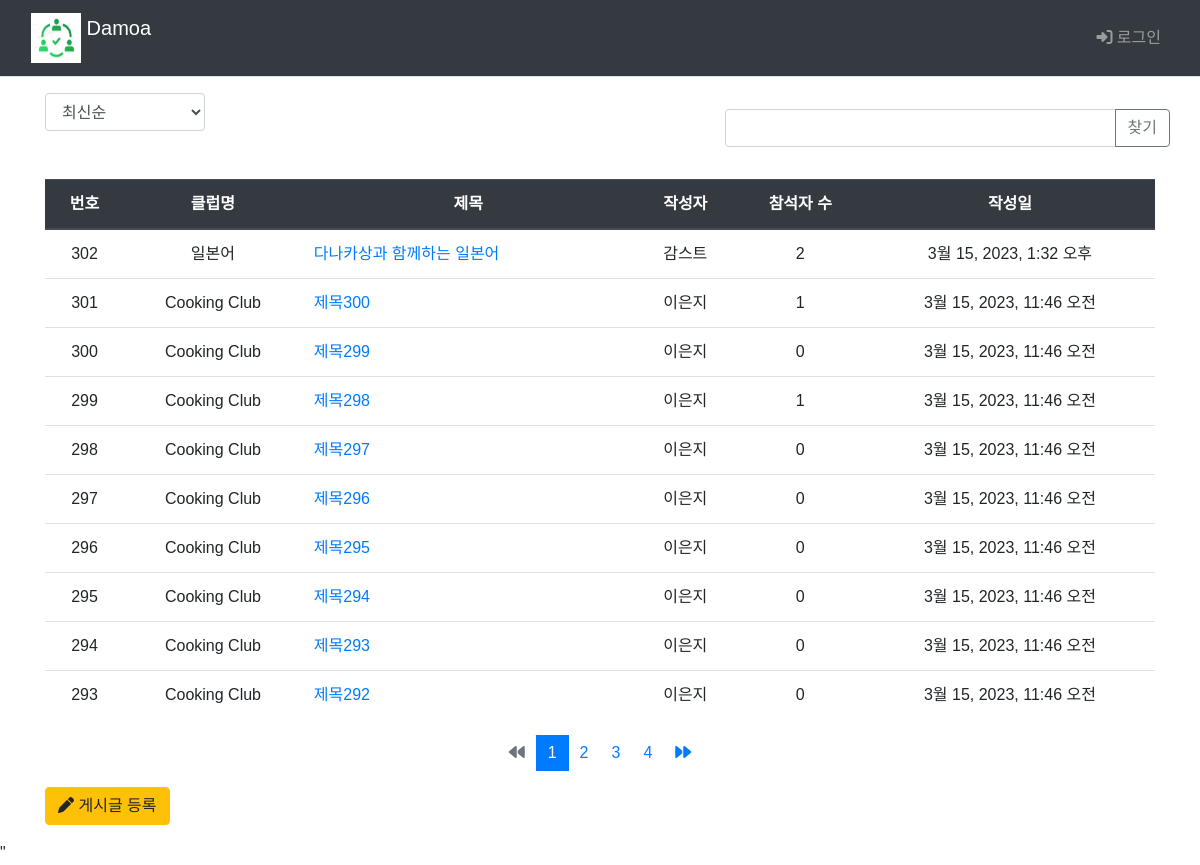
The page /main/board_list/ on the database as committed earlier.
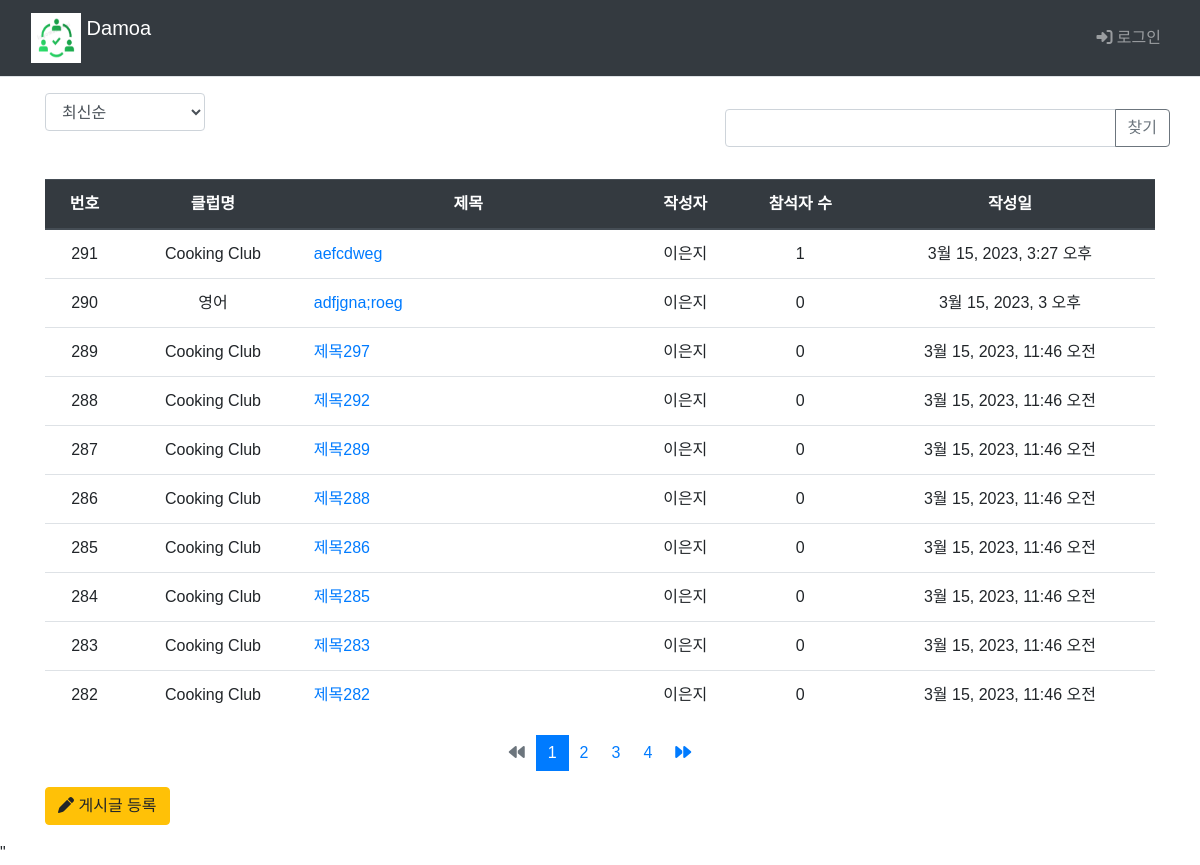
The same page on the database as committed later.
### main/models.py (models this page shows, shortened)
class Board(models.Model):
    club = models.ForeignKey(Club, on_delete=models.CASCADE)
    author = models.ForeignKey(settings.AUTH_USER_MODEL, on_delete=models.CASCADE, default=1, null=True, related_name='author_board')
    subject = models.CharField('제목', max_length = 200,
                               help_text='게시글의 제목을 한 줄로 작성하세요.')
    content = models.TextField('내용', help_text='내용을 상세히 작성하세요.')
    create_date = models.DateTimeField('생성일')
    modify_date = models.DateTimeField(null=True, blank=True)
    voter=models.ManyToManyField(settings.AUTH_USER_MODEL, related_name='voter_board')

class Club(models.Model):
    class category(models.TextChoices):
        from django.utils.translation import gettext_lazy as _
        COOK = 'CK', _('Cook')
        CULTURE = 'CT', _('Culture')
        GAME = 'GA', _('Game')
        LANGUAGE = 'LA', _('Language')
        MUSIC = 'MU', _('Music')
        OUTDOOR = 'OD', _('Outdoor')
        SPORTS = 'SP', _('Sports')
    category = models.CharField(
        max_length=10,
        choices = category.choices,
        null=True
    )
    name=models.TextField('클럽이름')
    def __str__(self):
        return self.name

### common/models.py (models this page shows)
class CustomUser(AbstractBaseUser, PermissionsMixin) :
    email = models.EmailField(blank=True, unique=True, default='')
    username = models.CharField(max_length = 15, unique=True)
    name = models.CharField(max_length=15)
    age = models.IntegerField()
    ad = models.CharField(max_length=50)
    is_active = models.BooleanField(default=True)
    is_superuser = models.BooleanField(default=True)
    is_staff = models.BooleanField(default=True)
    date_joined = models.DateTimeField(default=timezone.now)
    last_login = models.DateTimeField(blank=True, null=True)
    objects = CustomUserManager()
    USERNAME_FIELD = 'username'
    REQUIRED_FIELD = ['name']
    class Meta :
        ordering = ['-date_joined']
        verbose_name = 'User'
        verbose_name_plural = 'User'

### main/views.py (the view, shortened to what this page needs)
# urls.py: path('main/board_list/', views.board_list, name='board_list'),
def board_list(request):
    page = request.GET.get('page', '1')  # 페이지
    kw = request.GET.get('kw', '')  # 검색어
    so = request.GET.get('so', 'recent') # 정렬 기준 / default 최신순
    if so == 'recent':
        board_list = Board.objects.order_by('-create_date')
    elif so == 'late':
        board_list = Board.objects.order_by('create_date')
    elif so == 'recommend':
        board_list = Board.objects.annotate(
            num_voter = Count('voter')).order_by('-num_voter', '-create_date')
    elif so == 'popular':
        board_list = Board.objects.annotate(
            num_reply = Count('reply')).order_by('-num_reply', '-create_date')
    else : # 위 경우 제외 board_id 역순정렬
        board_list = Board.objects.order_by('-id')
    paginator = Paginator(board_list, 10)  # 페이지당 10개
    page_obj = paginator.get_page(page)
    context = {'board_list':page_obj, 'page':page, 'kw':kw, 'so':so}
    return render(request, 'main/board_list.html', context)

### main/templatetags/main_filter.py (called while the page is built)
@register.filter
def sub(value, arg):
    return value - arg

### templates/main/board_list.html (shortened to what this page needs)
{% extends 'base.html' %}
{% load static %}
{% load main_filter %}
{% block content %}
  <div class="container my-3">
    <div class="row justify-content-between my-3">
      <div class="col-2">
        <select class="form-control so">
          <option value="recent" {% if so == 'recent' %} selected{% endif %}>
            최신순
          </option>
        </select>
      </div>
      <div class="row col-5 my-3">
          <div class="input-group">
            <input type="text" id="search_kw" class="form-control kw" value="{{ kw|default_if_none:'' }}">
            <div class="input-group-append">
              <button class="btn btn-outline-secondary" type="button" id="btn_search">찾기</button>
            </div>
          </div>
      </div>
  </div>
    <table class="table ">
      <thead>
        <tr class="text-center thead-dark">
          <th>번호</th>
          <th>클럽명</th>
          <th style="width:30%">제목</th>
          <th>작성자</th>
          <th>참석자 수</th>
          <th>작성일</th>
        </tr>
      </thead>
      <tbody>
        {% if board_list %}
          {% for board in board_list %}
            <tr class="text-center">
              <td>{{ board_list.paginator.count|sub:board_list.start_index|sub:forloop.counter0|add:1 }}</td>
              <td>{{ board.club }}</td>
              <td class="text-left">
                <a href="{%url 'main:detail' board.id%}">{{board.subject}}</a>
              </td>
              <td>{{board.author.name}}</td>
              <td>{{board.voter.count}}</td>
              <td>{{board.create_date}}</td>
            </tr>
          {% endfor %}
        {% else %}
          게시글이 없습니다.
        {% endif %}
      </tbody>
    </table>
    <ul class="pagination justify-content-center">
      {% if board_list.has_previous %}
        <li class="page-item">
          <a class="page-link" data-page="{{ board_list.previous_page_number }}" href="javascript:void(0)">
            <i class="fa-solid fa-backward"></i>
          </a>
        </li>
      {% else %}
        <li class="page-item disabled">
          <a class="page-link" tabindex="-1" aria-disabled="true" href="#">
            <i class="fa-solid fa-backward"></i>
          </a>
        </li>
      {% endif %}
      {% for page_number in board_list.paginator.page_range %}
        {% if page_number >= board_list.number|add:-3 and page_number <= board_list.number|add:3 %}
          {% if page_number == board_list.number %}
            <li class="page-item active" aria-current="page">
              <a class="page-link" data-page="{{ page_number }}" href="javascript:void(0)">
                {{ page_number }}
              </a>
            </li>
          {% else %}
            <li class="" page-item="page-item">
              <a class="page-link" data-page="{{ page_number }}" href="javascript:void(0)">
                {{ page_number }}
              </a>
            </li>
          {% endif %}
        {% endif %}
      {% endfor %}
      {% if board_list.has_next %}
        <li class="page-item">
          <a class="page-link" data-page="{{ board_list.next_page_number }}" href="javascript:void(0)">
            <i class="fa-solid fa-forward"></i>
          </a>
        </li>
      {% else %}
        <li class="page-item disabled">
          <a class="page-link" tabindex="-1" aria-disabled="true" href="#">
            <i class="fa-solid fa-forward"></i>
          </a>
        </li>
      {% endif %}
    </ul>
    <a href="{%url 'main:board_create' %}" class="btn btn-warning">
      <i class="fa-solid fa-pen"></i>
      게시글 등록
    </a>
  </div>
  <form id="searchForm" method="get" action="{% url 'main:board_list' %}">
    <input type="hidden" id="so" name="so" value={{ so }}">"
  </form>
{% endblock %}

Rows that differ between the two databases and show on the page:
removed Board: paginator.count|sub "302", club "일본어", subject "다나카상과 함께하는 일본어", author.name "감스트", voter.count "2", create_date "3월 15, 2023, 1:32 오후"
removed Board: paginator.count|sub "301", club "Cooking Club", subject "제목300", author.name "이은지", voter.count "1", create_date "3월 15, 2023, 11:46 오전"
removed Board: paginator.count|sub "300", club "Cooking Club", subject "제목299", author.name "이은지", voter.count "0", create_date "3월 15, 2023, 11:46 오전"
removed Board: paginator.count|sub "299", club "Cooking Club", subject "제목298", author.name "이은지", voter.count "1", create_date "3월 15, 2023, 11:46 오전"
removed Board: paginator.count|sub "297", club "Cooking Club", subject "제목296", author.name "이은지", voter.count "0", create_date "3월 15, 2023, 11:46 오전"
removed Board: paginator.count|sub "296", club "Cooking Club", subject "제목295", author.name "이은지", voter.count "0", create_date "3월 15, 2023, 11:46 오전"
removed Board: paginator.count|sub "295", club "Cooking Club", subject "제목294", author.name "이은지", voter.count "0", create_date "3월 15, 2023, 11:46 오전"
removed Board: paginator.count|sub "294", club "Cooking Club", subject "제목293", author.name "이은지", voter.count "0", create_date "3월 15, 2023, 11:46 오전"
added Board: paginator.count|sub "291", club "Cooking Club", subject "aefcdweg", author.name "이은지", voter.count "1", create_date "3월 15, 2023, 3:27 오후"
added Board: paginator.count|sub "290", club "영어", subject "adfjgna;roeg", author.name "이은지", voter.count "0", create_date "3월 15, 2023, 3 오후"
computed for Board "제목297": paginator.count|sub "298" → "289"
computed for Board "제목292": paginator.count|sub "293" → "288"
now on this page (row edited): Board: paginator.count|sub "287", club "Cooking Club", subject "제목289", author.name "이은지", voter.count "0", create_date "3월 15, 2023, 11:46 오전"
now on this page (row unchanged): Board: paginator.count|sub "286", club "Cooking Club", subject "제목288", author.name "이은지", voter.count "0", create_date "3월 15, 2023, 11:46 오전"
now on this page (row unchanged): Board: paginator.count|sub "285", club "Cooking Club", subject "제목286", author.name "이은지", voter.count "0", create_date "3월 15, 2023, 11:46 오전"
now on this page (row unchanged): Board: paginator.count|sub "284", club "Cooking Club", subject "제목285", author.name "이은지", voter.count "0", create_date "3월 15, 2023, 11:46 오전"
now on this page (row unchanged): Board: paginator.count|sub "283", club "Cooking Club", subject "제목283", author.name "이은지", voter.count "0", create_date "3월 15, 2023, 11:46 오전"
now on this page (row unchanged): Board: paginator.count|sub "282", club "Cooking Club", subject "제목282", author.name "이은지", voter.count "0", create_date "3월 15, 2023, 11:46 오전"
